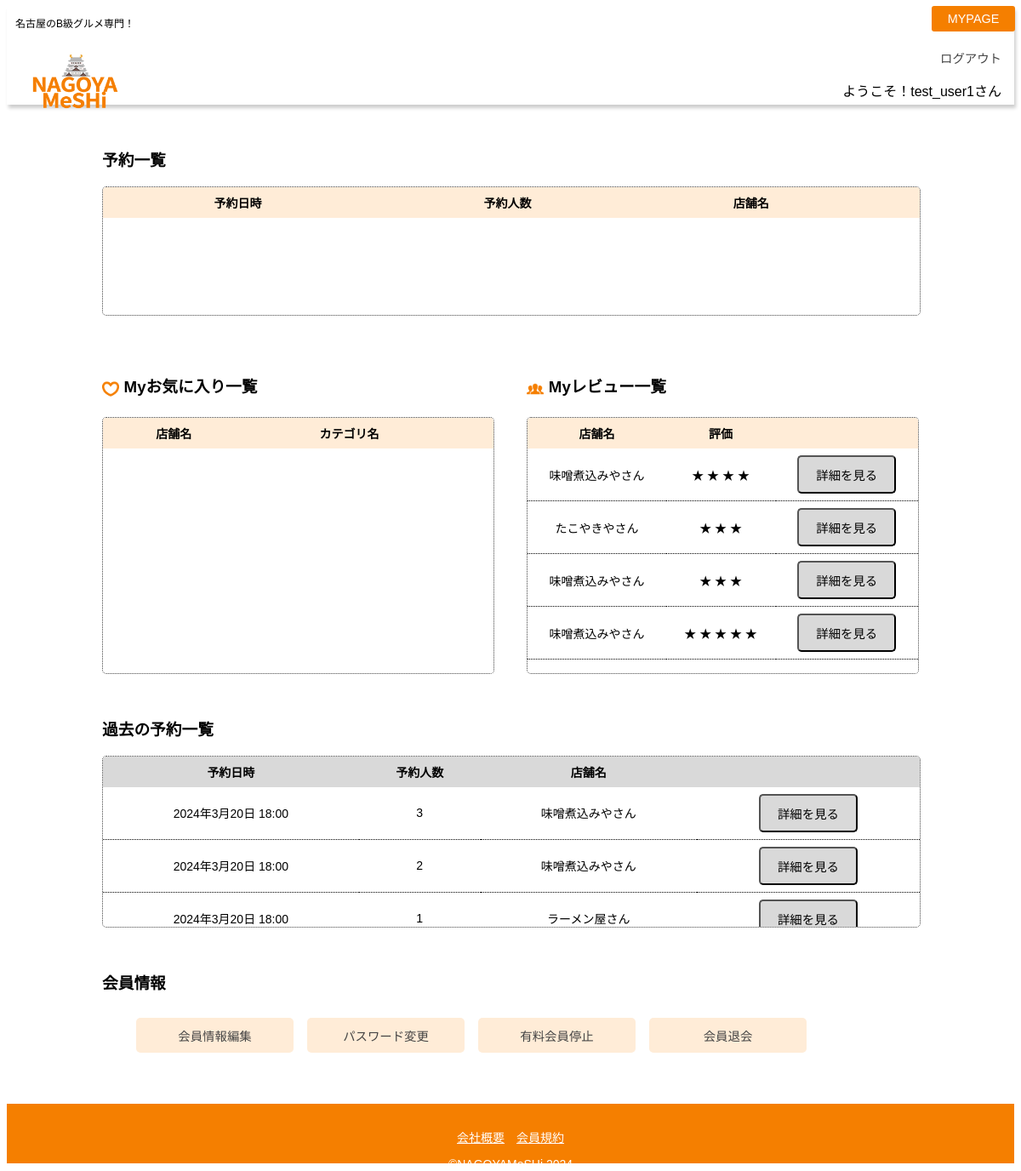
Page /general/mypage/5/ (signed in) on the earlier database version.
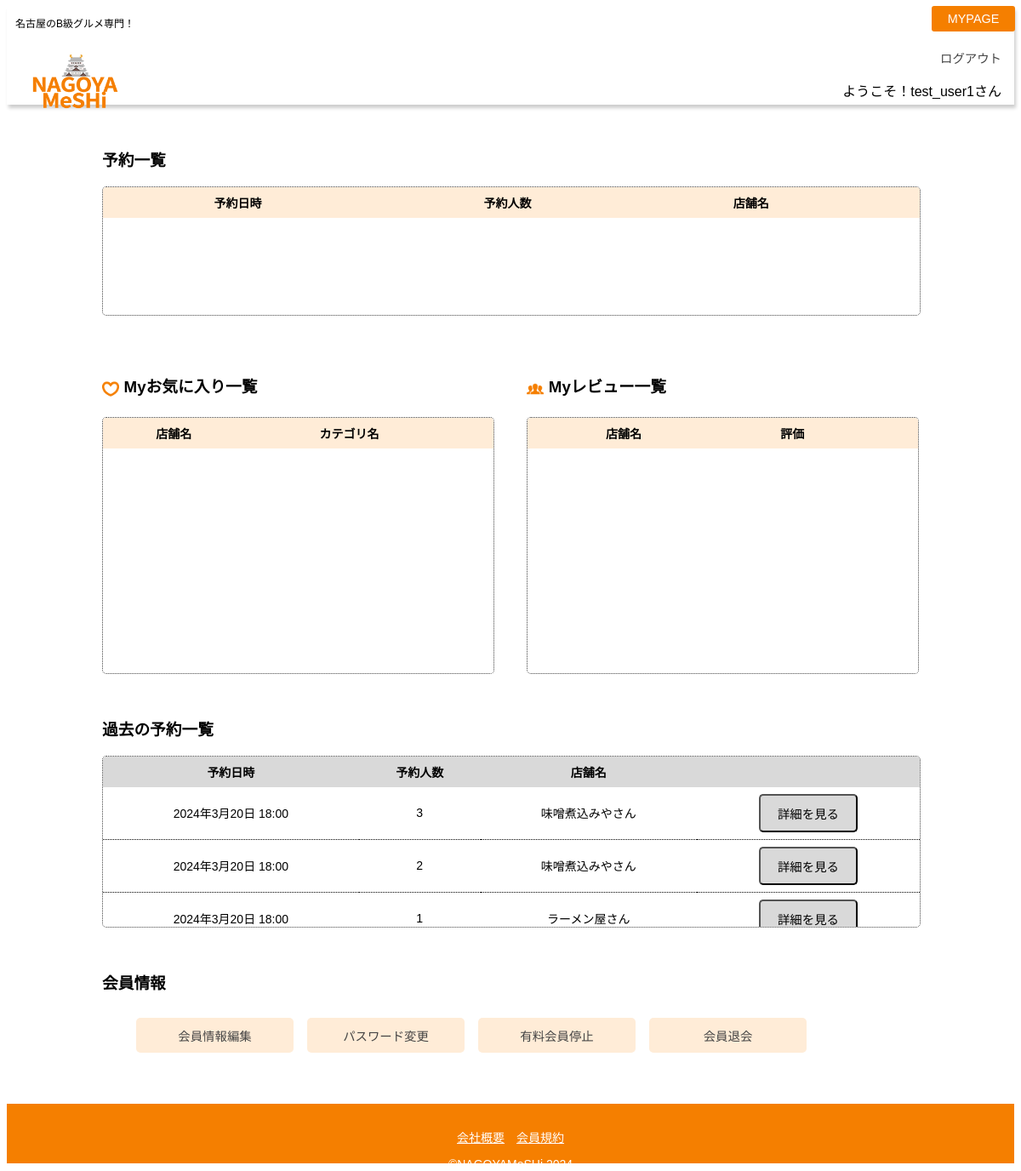
Same page on the later database version.
### commondb/models/user.py (models this page shows, shortened)
class User(AbstractUser):
    is_paid_member = models.BooleanField(verbose_name='有料会員', default=False)
    is_manage_member = models.BooleanField(verbose_name='管理者', default=False)
    class Meta:
        verbose_name = 'ユーザー'
        verbose_name_plural = 'ユーザー一覧'

### commondb/models/review.py (models this page shows, shortened)
class Review(models.Model):
    restaurant = models.ForeignKey(Restaurant, verbose_name="店名", on_delete=models.CASCADE)
    user = models.ForeignKey(User, verbose_name="ユーザー名", null=True, on_delete=models.CASCADE)
    visit_date = models.DateField(verbose_name="訪問日")
    rating = models.IntegerField(choices=[(1, '★'), (2, '★★'), (3, '★★★'), (4, '★★★★'), (5, '★★★★★')], verbose_name="評価")
    comment = models.TextField(verbose_name="コメント")
    image1 = models.ImageField(upload_to='review_images/', null=True, blank=True, verbose_name="画像")
    image2 = models.ImageField(upload_to='review_images/', null=True, blank=True, verbose_name="画像")
    image3 = models.ImageField(upload_to='review_images/', null=True, blank=True, verbose_name="画像")

### commondb/models/restaurant.py (models this page shows, shortened)
class Restaurant(models.Model):
    name = models.CharField(max_length=100, verbose_name="店舗名")
    name_alphabet = models.CharField(max_length=100, validators=[RegexValidator(r'^[a-zA-Z]+$')], verbose_name="店舗名アルファベット表記")
    genre = models.ForeignKey(Genre, on_delete=models.CASCADE, verbose_name="カテゴリー")
    address = models.CharField(max_length=100, verbose_name="所在地")
    area = models.ForeignKey(Area, on_delete=models.CASCADE, verbose_name="エリア")
    phone = models.CharField(max_length=20, verbose_name="電話番号")
    time = models.CharField(max_length=100, verbose_name="営業時間")
    price_low = models.CharField(max_length=5 ,verbose_name="下限価格")
    price_high = models.CharField(max_length=5, verbose_name="上限価格")
    image = models.ImageField(upload_to='restaurant_images', null=True, blank=True, verbose_name="画像")
    information = models.TextField(max_length=300, verbose_name="お店の説明")
    def __str__(self):
        return self.name

### commondb/models/booking.py (models this page shows, shortened)
class Booking(models.Model):
    restaurant = models.ForeignKey(Restaurant, on_delete=models.CASCADE, verbose_name="店舗名")
    user = models.ForeignKey(User, on_delete=models.CASCADE, verbose_name="ユーザー名")
    booking_date = models.DateField(verbose_name="予約日", validators=[future_date_validator])
    booking_time = models.TimeField(verbose_name="予約時間", default=time(18, 0))
    numbers_of_ppl = models.IntegerField(default=0, verbose_name="予約人数", validators=[MaxValueValidator(8)])
    create_date = models.DateTimeField(auto_now_add=True, verbose_name="作成日時")

### general/views/mypage_view.py (the view)
# urls.py: path('general/mypage/<int:pk>/', MypageView.as_view(), name='mypage'),
class MypageView(LoginRequiredMixin, TemplateView):
    template_name = "general/mypage.html"
    def get_context_data(self, **kwargs: Any):
        context = super().get_context_data(**kwargs)
        user_id = self.request.user.id
        mypage_id = kwargs.get('pk')
        if user_id != mypage_id:
            raise PermissionDenied("このページの閲覧権限がありません")
        current_date = datetime.date.today()
        past_bookings = Booking.objects.filter(user_id=user_id, booking_date__lt=current_date).order_by('booking_date')
        future_bookings = Booking.objects.filter(user_id=user_id, booking_date__gte=current_date).order_by('booking_date')
        favorites_with_restaurant = Favorite.objects.select_related('restaurant').filter(user_id=user_id)
        context['past_bookings'] = past_bookings
        context['future_bookings'] = future_bookings
        context['reviews'] = Review.objects.filter(user_id=user_id)
        context['favorites'] = favorites_with_restaurant
        context['user'] =self.request.user
        return context

### templates/general/mypage.html (shortened to what this page needs)
{% extends "base.html" %}
{% block content %}
<div class="mypg_container">
  <h3>予約一覧</h3>
  <div class="new_booking_container tbl_container">
    <table>
      <thead>
          <tr>
              <th>予約日時</th>
              <th>予約人数</th>
              <th>店舗名</th>
              <th></th>
          </tr>
      </thead>
  </table>
  </div>
  <div class="fav_rev_container">
    <div class="fav_rev_item">
      <h3><img src="/static/general/images/heart_line.png">Myお気に入り一覧</h3>
      <div class="fav_rev_tble tbl_container">
        <table>
          <thead>
              <tr>
                  <th>店舗名</th>
                  <th>カテゴリ名</th>
                  <th></th>
              </tr>
          </thead>
        </table>
      </div>
      </div>
    <div class="fav_rev_item">
      <h3><img src="/static/general/images/review.png">Myレビュー一覧</h3>
      <div class="fav_rev_tble tbl_container">
        <table>
          <thead>
              <tr>
                  <th>店舗名</th>
                  <th>評価</th>
                  <th></th>
              </tr>
          </thead>
          <tbody>
              {% for review in reviews %}
              <tr>
                <td>{{review.restaurant}}</td>
                <td>
                  {% for i in "★★★★★" %}
                      {% if forloop.counter <= review.rating %}
                          {{ i }}
                      {% endif %}
                  {% endfor %}
              </td>
                <td><button class="btn_basic" onclick="location.href='{% url 'mypage_review_detail' pk=review.id %}'" style="color: #000; background-color: #D9D9D9;">詳細を見る</button> </td>
              </tr>
              {% endfor %}
          </tbody>
        </table>
      </div>
    </div>
  </div>
  <h3>過去の予約一覧</h3>
  <div class="past_booking_container tbl_container">
    <table>
      <thead>
          <tr>
              <th>予約日時</th>
              <th>予約人数</th>
              <th>店舗名</th>
              <th></th>
          </tr>
      </thead>
      <tbody>
          {% for pbooking in past_bookings %}
          <tr>
              <td>{{pbooking.booking_date}} {{pbooking.booking_time}}</td>
              <td>{{pbooking.numbers_of_ppl}}</td>
              <td>{{pbooking.restaurant}}</td>
              <td><button class="btn_basic" onclick="location.href='{% url 'shop_detail' pk=pbooking.restaurant.id %}'" style="color: #000; background-color: #D9D9D9;">詳細を見る</button></td>
          </tr>
          {% endfor %}
      </tbody>
  </table>
  </div>
  <div class="mypg_user_info">
    <h3>会員情報</h3>
      <ul class="mypg_user_info_container">
        <li class="mypg_user_info_item"><a href="{% url 'user_update' pk=user.pk %}">会員情報編集</a></li>
        <li class="mypg_user_info_item"><a href="{% url 'password_change' %}">パスワード変更</a></li>
        {% if user.is_paid_member %}
        <li class="mypg_user_info_item"><a href="{% url 'vip_unsub' %}">有料会員停止</a></li>
        {% endif %}
        <li class="mypg_user_info_item"><a href="{% url 'user_delete' pk=user.pk %}">会員退会</a></li>
      </ul>
    </div>
  </div>
{% endblock %}

### templates/base.html (shortened to what this page needs)
{% load static %}
<!DOCTYPE html>
<html lang="ja">
<head>
    <link rel="stylesheet" href="/static/css/stylesheet.css">
    <link rel="stylesheet" href="https://unpkg.com/ress/dist/ress.min.css">
    <link rel="stylesheet" type="text/css" href="https://cdn.jsdelivr.net/npm/slick-carousel@1.8.1/slick/slick.css"/>
    <link rel="stylesheet" type="text/css" href="https://cdn.jsdelivr.net/npm/slick-carousel@1.8.1/slick/slick-theme.css"/>
</head>
<body>
    <header>
        <div class="logo-container">
            <p>名古屋のB級グルメ専門！</p>
            <h1><a href="{% url 'top' %}"><img src="/static/general/images/logo.png" alt="ロゴ"></a></h1>
        </div>
        {% if request.user.is_authenticated %}
        <nav>
            <a class="header_btn" href="{% url 'mypage' pk=user.id %}">MYPAGE</a>
            <a class="logout_link" href="{% url 'logout' %}">ログアウト</a>
            <p>
                ようこそ！{{user.get_username}}さん
            </p>
        </nav>
        {% endif%}
    </header>
    {% block content %}{% endblock %}
    <footer>
        <nav>
            <p><a href="{% url 'company' pk=1 %}" >会社概要</a><a href="{% url 'reguration' %}" >会員規約</a></p>
            <p>&copy;NAGOYAMeSHi 2024</p>
        </nav>
    </footer>
</body>
</html>

### static/css/stylesheet.css (style rules this page uses)
body { font-family: 'Hiragino Sans','Yu Gothic','Arial Narrow', Arial, sans-serif; }
a { color: #444444; text-decoration: none; }
li { list-style: none; }
.btn_basic { height: auto; width: auto; background-color: #F57F00; color: #FFF; padding: 0.5em 1.3em; border-radius: 5px; padding: 10px 20px; display: inline-block; font-size: 0.9rem; text-decoration: none; }
header { display: flex; flex-direction: row; justify-content: space-between; align-items: flex-end; width: 100%; box-shadow: 2px 4px 4px rgba(0, 0, 0, 0.2); }
.logo-container { display: flex; flex-direction: column; align-items: center; padding-left: 5px; padding-top: 5px; font-size: 0.8em; height: 110px; max-width: 100%; max-height: 100%; }
.logo-container > p { display: inline; margin: 0; padding: 5px; font-size: 12px; text-wrap: nowrap; }
.logo-container > h1 > a > img { height: 80px; }
header nav { padding-right: 15px; text-align: right; }
header nav > a { text-decoration: none; font-size: 0.9em; color: #444444; padding: 0; }
header nav p { margin-bottom: 5px; }
.header_btn { position: absolute; top: 7px; right: 7px; background-color: #F57F00; color: #FFF; padding: 0.5em 1.3em; border-radius: 3px; }
footer { background-color: #F57F00; width: 100%; height: 70px; margin-top: 60px; }
footer > nav { text-align: center; font-size: 14px; padding-top: 15px; }
footer p { color: #FFF; }
footer a { text-decoration: underline; color: #FFF; padding-left: 7px; padding-right: 7px; }
.mypg_container { width: 80vw; margin: 50px auto; }
.mypg_container th, td { font-size: 14px; }
.new_booking_container { width: 100%; height: 150px; overflow-y: auto; margin-top: 10px; }
.tbl_container { border: #444444 1px dotted; border-radius: 5px; }
.mypg_container table { width: 100%; border-collapse: collapse; }
.mypg_container th, .mypg_container td { border-bottom: 1px dotted #000; padding: 8px; text-align: center; }
.mypg_container th { background-color: #FFECD7; border: none; }
.fav_rev_container { display: flex; justify-content: space-between; width: 100%; margin: 50px auto; }
.fav_rev_tble { height: 300px; overflow-y: auto; }
.fav_rev_item { width: 48%; }
.fav_rev_item h3 { padding-bottom: 5px; }
.past_booking_container { width: 100%; height: 200px; overflow-y: auto; margin-top: 10px; }
.past_booking_container th { background-color: #D9D9D9; }
.mypg_user_info { margin-top: 50px; }
.mypg_user_info_container { display: flex; flex-wrap: wrap; gap:5px 0; justify-content: left; width: 100%; }
.mypg_user_info_item { display: inline-block; background-color: #FFECD7; border-radius: 5px; height: auto; width: auto; min-width: 145px; padding: 10px 20px; margin-top: 10px; margin-right: 1em; text-align: center; }
.mypg_user_info_item a { font-size: 0.9em; color: #444444; }
.mypg_container img { width: 20px; height: 20px; vertical-align: middle; margin-right: 0.3em; }
th { text-wrap: nowrap; }
td { vertical-align: middle; }

Differences in the rows shown:
removed Review: restaurant "味噌煮込みやさん", i "★" "★" "★" "★"
removed Review: restaurant "たこやきやさん", i "★" "★" "★"
removed Review: restaurant "味噌煮込みやさん", i "★" "★" "★"
removed Review: restaurant "味噌煮込みやさん", i "★" "★" "★" "★" "★"
